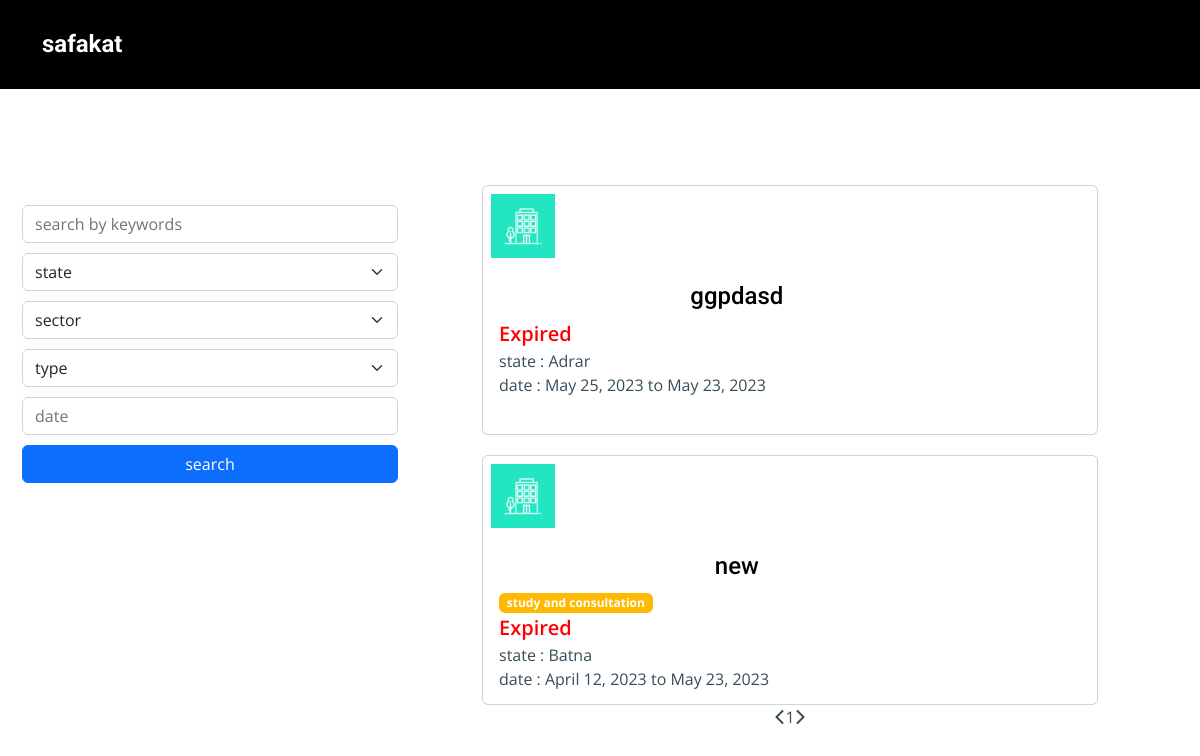
The app's page /en/tenderarchivr/ (signed in) with its own data.
### accounts/models.py (models this page shows, shortened)
class Archivetender(models.Model):
    tittle=models.CharField(max_length=150)
    start_date = models.DateField(blank=True, null=True)
    end_time=models.DateField()
    state=models.CharField(max_length=150)
    sectoer = models.ManyToManyField(Choice)
    activity=models.BooleanField(default=False)

class Choice(models.Model):
    name = models.CharField(max_length=50 ,choices=SECTOER_CHOICES)

### accounts/views.py (the view, shortened to what this page needs)
# urls.py: path('tenderarchivr/', tenders_archive_main, name='tenderarchivr'),
def tenders_archive_main(request):
    if request.method == "POST":
        Ch=Choice.objects.all()
        tittle=request.POST.get('tittle')
        state=request.POST.get('state')
        sectors=request.POST.get('sectors')
        date_range_str = request.POST.get('datefilter')
        default_page = 1
        page = request.GET.get('page', default_page)
        items_per_page = 5
        if date_range_str =="":
            start_date =""
            end_date = ""
        if not date_range_str =="":
            start_date_str, end_date_str = date_range_str.split(' - ')
            start_date = datetime.strptime(start_date_str, '%m/%d/%Y').date()
            end_date = datetime.strptime(end_date_str, '%m/%d/%Y').date()
        user_have_sub=Subscription.objects.filter(user_id=request.user.id).exists()
        if  user_have_sub:
            categres=Subscription.objects.filter(user_id=request.user.id).values_list('plan', flat=True)
            Ch=Choice.objects.all()
            tenders = Archivetender.objects.filter(sectoer__id__in=categres).order_by('-start_date')
            if not sectors=="":
             q= Q(sectoer=sectors )
             tenders = Archivetender.objects.filter(q)
            if not tittle=="":
                q=Q(tittle__icontains=tittle )
                tenders = Archivetender.objects.filter(q)
            if not state=="":
                q=Q(state__icontains=state )
                tenders = Archivetender.objects.filter(q)
            if not start_date=="" :
                q=Q(start_date__range=(start_date, end_date)) | Q(end_time__range=(start_date, end_date))
                tenders = Archivetender.objects.filter(q)
            types = Type_tender.objects.all()
            paginator = Paginator(tenders, items_per_page)
            try:
                tenders = paginator.page(page)
            except PageNotAnInteger:
                tenders = paginator.page(default_page)
            except EmptyPage:
                tenders = paginator.page(paginator.num_pages)
            return render(request,"tender/archivetender.html",{'tenders':tenders , "Ch":Ch , "type":types})
        tenders = Archivetender.objects.all().order_by('-start_date')
        if not sectors=="":
            q= Q(sectoer=sectors )
            tenders = Archivetender.objects.filter(q)
        if not tittle=="":
            q=Q(tittle__icontains=tittle )
            tenders = Archivetender.objects.filter(q)
        if not state=="":
            q=Q(state__icontains=state )
            tenders = Archivetender.objects.filter(q)
        if not start_date=="":
            q=Q(start_date__range=(start_date, end_date)) | Q(end_time__range=(start_date, end_date))
            tenders = Archivetender.objects.filter(q,user_id=request.user.id).values_list('plan', flat=True)
        types = Type_tender.objects.all()
        paginator = Paginator(tenders, items_per_page)
        try:
            tenders = paginator.page(page)
        except PageNotAnInteger:
            tenders = paginator.page(default_page)
        except EmptyPage:
            tenders = paginator.page(paginator.num_pages)
        return render(request,"tender/archivetender.html",{'tenders':tenders ,  "Ch":Ch , "types":types })
    else:
        default_page = 1
        page = request.GET.get('page', default_page)
        items_per_page = 5
        user_have_sub=Subscription.objects.filter(user_id=request.user.id).exists()
        if  user_have_sub:
            categres=Subscription.objects.filter(user_id=request.user.id).values_list('plan', flat=True)
            Ch=Choice.objects.all()
            tenders = Archivetender.objects.filter(sectoer__id__in=categres).order_by('-start_date')
            if len(tenders)== 0:
                tenders = Archivetender.objects.all().order_by('-start_date')
                types = Type_tender.objects.all()
                paginator = Paginator(tenders, items_per_page)
                try:
                    tenders = paginator.page(page)
                except PageNotAnInteger:
                    tenders = paginator.page(default_page)
                except EmptyPage:
                    tenders = paginator.page(paginator.num_pages)
                return render(request,"tender/archivetender.html",{'tenders':tenders , "Ch":Ch , "types":types})

### templates/tender/archivetender.html (shortened to what this page needs)
{% load static %}
{% load i18n %}
<!DOCTYPE html>
<html lang="en">
<head>
  <link rel="stylesheet" href="https://cdnjs.cloudflare.com/ajax/libs/font-awesome/6.4.0/css/all.min.css" />
  <link href="{% static  'assets/vendor/bootstrap/css/bootstrap.min.css' %}" rel="stylesheet">
  <link href="{% static  'assets/vendor/bootstrap-icons/bootstrap-icons.css' %}" rel="stylesheet">
  <link href="{% static  ' assets/vendor/fontawesome-free/css/all.min.css' %}" rel="stylesheet">
  <link href="{% static  'assets/vendor/aos/aos.css' %}" rel="stylesheet">
  <link href="{% static  'assets/vendor/glightbox/css/glightbox.min.css' %}" rel="stylesheet">
  <link href="{% static  'assets/vendor/swiper/swiper-bundle.min.css' %}" rel="stylesheet">
  <link href="{% static  'assets/css/main.css' %}" rel="stylesheet">
  <link rel="stylesheet" href="https://cdn.jsdelivr.net/npm/daterangepicker/daterangepicker.css" />
</head>
<body onload="myFunction()" >
  <header id="header" class="header d-flex align-items-center"  style="background-color:black;">
    <div class="container-fluid container-xl d-flex align-items-center justify-content-between">
      <a href="{% url 'Home' %}" class="logo d-flex align-items-center">
        <h1>safakat </h1>
      </a>
      <i class="mobile-nav-toggle mobile-nav-show bi bi-list"></i>
                  {% get_current_language as LANGUAGE_CODE %}
    </div>
  </header>
  <div class="container main_tender" style="margin-top:200px; float:left; width:35%; ">
    <div class="container "  >
      <form method="POST" class="">
        <div class="row search_tenders" >
            <input type="text" name="tittle" class="form-control" id="inputPassword" placeholder="search by keywords">
        </div>
        <div class="row search_tenders">
              <select class="form-select" name="state" aria-label="Default select example">
                <option value="">state</option>
              </select>
        </div>
        <div class="row search_tenders">
            <select class="form-select" name="sectors" aria-label="Default select example">
              <option value="">sector</option>
            </select>
        </div>
        <div class="row search_tenders">
            <select class="form-select" name="types" aria-label="Default select example">
              <option value="">type</option>
            </select>
        </div>
        <div class="row search_tenders">
            <input type="text" class="form-control" name="datefilter" value="" placeholder="date">
        </div>
        <div class="row search_tenders">
            <button type="submit" class="btn btn-primary w-100">{% trans 'search' %}</button>
        </div>
      </form>
    </div>
  </div>
  <div class="container tender_show" style="float:right; width:55%; margin-top:165px; margin-right:80px;" >
    {% for t in tenders  %}
      <div class="d-flex justify-content-center " >
        <div class="card " style="height: 250px; width: 800px; margin: 20px 10px 0px 10px; ">
          <div class="row">
              <div class="col-lg-2" style="max-width: 10.%">
                <img src="{% static  'assets/img/default.png'  %}" 	width="80"   height="80"   style="padding:8px;"   >
              </div>
                <div class="col-lg-6" style="margin-top:5px;">
                </div>
              <div class="col-lg-10">
                  <div class="card-body">
                      {% if LANGUAGE_CODE == "fr" or  LANGUAGE_CODE == "en"  %}
                        <a href="{% url 'tenderdetaile' id=t.id %}">
                          <h4 class="card-title text-center " style=" color: black;">
                              {{t.tittle}}
                          </h4>
                        </a>
                      {% endif %}
                      {% for tt in t.sectoer.all  %}
                        <div class="">
                          <span  class="badge badge-pill badge-warning">  <span> {% trans tt.name|stringformat:"s"  %} </span>  </span>
                        </div>
                      {% endfor %}
                      <span class="" style="color:red;   font-size: 20px;  font-weight: 600; ">{% trans 'Expired' %}</span>  </br>
                      <span class=""> <span>   {% trans  'state :' %}  </span>  {% trans t.state %}   </span>
                      <div>
                        <span class=""> <span>{% trans  'date :' %}</span>  {{ t.start_date }}  <span>{% trans ' to ' %} </span>  {{ t.end_time }}    </span>
                      </div>
                  </div>
            </div>
          </div>
         </div>
      </div>
    {% endfor %}
    <ul class="pagination"  style="justify-content:center;" >
      {% if tenders.has_previous %}
          <li><a href="?page={{ tenders.previous_page_number }}"><i class="fa fa-chevron-left" aria-hidden="true"></i></a></li>
      {% else %}
          <li class="disabled"><span><i class="fa fa-chevron-left" aria-hidden="true"></i></span></li>
      {% endif %}
      {% for i in tenders.paginator.page_range %}
          {% if tenders.number == i %}
              <li class="active"><span>{{ i }} <span class="sr-only">(current)</span></span></li>
          {% elif i > tenders.number|add:'-5' and i < tenders.number|add:'5' %}
              <li><a href="?page={{ i }}">{{ i }}</a></li>
          {% endif %}
      {% endfor %}
      {% if tenders.has_next %}
          <li><a href="?page={{ tenders.next_page_number }}"><i class="fa fa-chevron-right" aria-hidden="true"></i></a></li>
      {% else %}
          <li class="disabled"><span><i class="fa fa-chevron-right" aria-hidden="true"></i></span></li>
      {% endif %}
    </ul>
<link rel="stylesheet" type="text/css" href="https://cdn.jsdelivr.net/npm/daterangepicker/daterangepicker.css" />
</body>
</html>

### static/assets/css/main.css (style rules this page uses)
:root { --font-default: "Open Sans", system-ui, -apple-system, "Segoe UI", Roboto, "Helvetica Neue", Arial, "Noto Sans", "Liberation Sans", sans-serif, "Apple Color Emoji", "Segoe UI Emoji", "Segoe UI Symbol", "Noto Color Emoji"; --font-primary: "Roboto", sans-serif; --font-secondary: "Work Sans", sans-serif; }
:root { --color-default: #364d59; --color-primary: #feb900; --color-secondary: #52565e; }
:root { scroll-behavior: smooth; }
body { font-family: var(--font-default); color: var(--color-default); overflow-x: hidden; }
a { color: var(--color-primary); text-decoration: none; }
h1, h2, h3, h4, h5, h6 { font-family: var(--font-primary); }
.header { z-index: 997; position: absolute; padding: 30px 0; top: 0; left: 0; right: 0; }
.header .logo h1 { font-size: 24px; font-weight: 700; color: #fff; margin-bottom: 0; font-family: var(--font-primary); }
@media (max-width: 1279px) { .mobile-nav-show { position: relative; color: #fff; font-size: 28px; cursor: pointer; line-height: 0; transition: 0.5s; z-index: 9999; padding-right: 10px; } }

### templates/tender/archivetender.html (style rules this page uses)
.badge-warning { background-color: var(--color-primary) !important; }
.search_tenders { padding: 5px 10px; 0px 10px ; font-weight: bold; }

### records on screen
Archivetender: tittle "ggpdasd", start_date "May 25, 2023", end_time "May 23, 2023"
Archivetender: tittle "new", start_date "April 12, 2023", end_time "May 23, 2023"

### other values on screen
{{ i }} "1"
